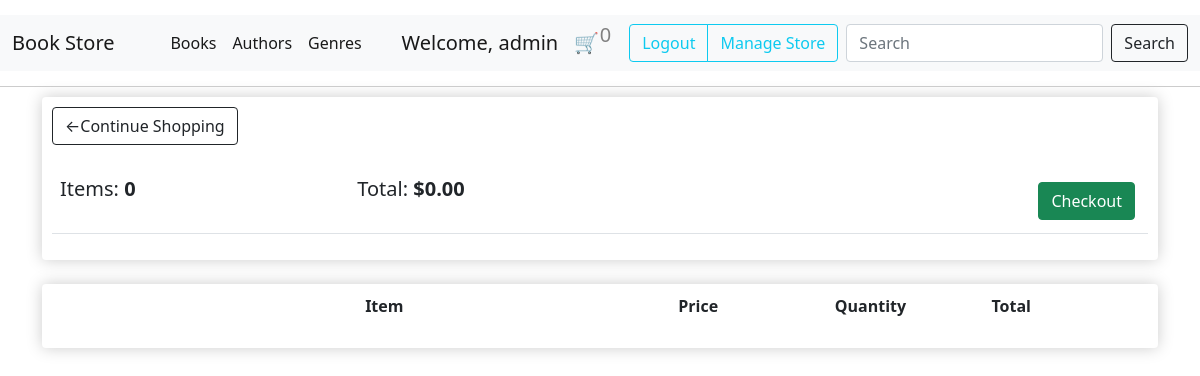
The page /cart/ (signed in) on the database as committed earlier.
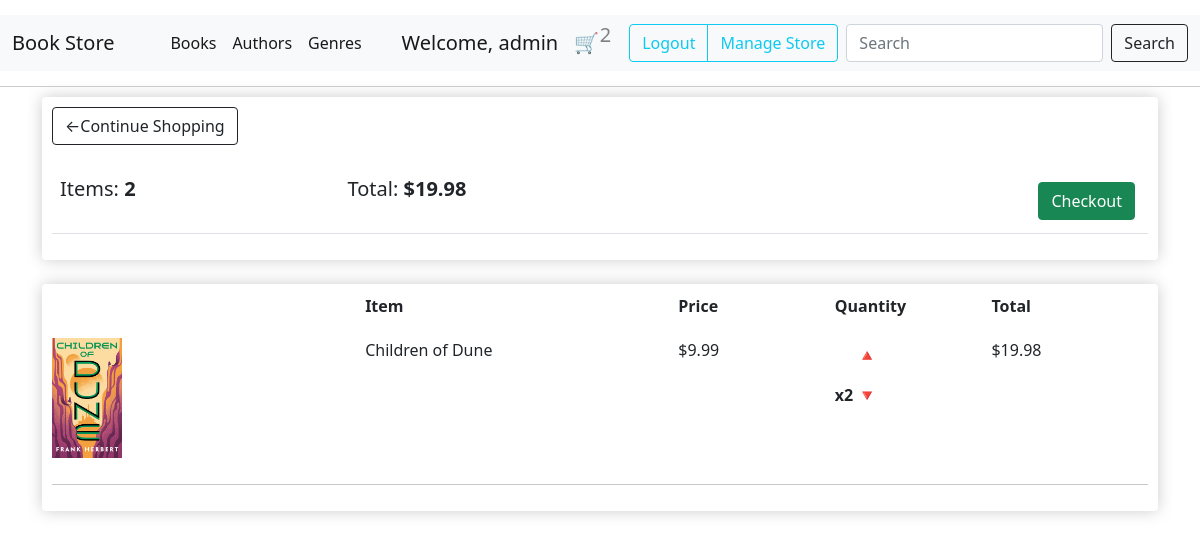
The same page on the database as committed later.
### cart/models.py (models this page shows, shortened)
class OrderItem(models.Model):
    product = models.ForeignKey(Book, on_delete=models.SET_NULL, null=True)
    order = models.ForeignKey(Order, on_delete=models.SET_NULL, null=True)
    quantity = models.IntegerField(default=0, null=True, blank=True)
    date_added = models.DateTimeField(auto_now_add=True)

### catalog/models.py (models this page shows, shortened)
class Book(models.Model):
    author = models.ForeignKey(Author, on_delete=models.SET_NULL, null=True)
    genre = models.ManyToManyField(Genre, help_text="Select a genre for this book")
    title = models.CharField(max_length=100)
    price = models.FloatField()
    stock = models.BooleanField(default=True)
    coverpage = models.FileField(upload_to="media/coverpage/")
    description = models.TextField()

### cart/views.py (the view)
# urls.py: path("", include("cart.urls")),
def cart(request):
    if request.user.is_authenticated:
        user = request.user
        order, created = Order.objects.get_or_create(user=user, complete=False)
        items = order.orderitem_set.all()
        for item in items:
            item.total_price = item.product.price * item.quantity
        cartItems = order.get_cart_items()  # Calculate cartItems
    else:
        items = []
        order = {"get_cart_total": 0, "get_cart_items": 0}
        cartItems = order["get_cart_items"]  # Initialize cartItems for anonymous users
    cart_total, quantity_total = calculate_cart_totals(items)
    context = {
        "items": items,
        "cartItems": cartItems,
        "cart_total": cart_total,
        "quantity_total": quantity_total,
    }
    return render(request, "cart.html", context=context)

### cart/models.py (called while the page is built)
    def get_cart_items(self):
        items = self.orderitem_set.all()
        total_items = sum(item.quantity for item in items)
        return total_items

### cart/views.py (called while the page is built)
def calculate_cart_totals(items):
    cart_total = sum(item.product.price * item.quantity for item in items)
    quantity_total = sum(item.quantity for item in items)
    return cart_total, quantity_total

### cart/templates/cart.html (shortened to what this page needs)
{% extends 'base.html' %}
{% load static %}
{% block content %}
<div class="container mx-auto">
    <div class="row">
        <div class="col-lg-12">
            <div class="box-element">
                <a class="btn btn-outline-dark" href="{% url 'books' %}">&#x2190;Continue Shopping</a>
                <br>
                <br>
                <table class="table">
                    <tr>
                        <th>
                            <h5>Items: <strong>{{ quantity_total }}</strong></h5>
                        </th>
                        <th>
                            <h5>Total: <strong>${{ cart_total|floatformat:2 }}</strong></h5>
                        </th>
                        <th><a style="float:right; margin:5px;" class="btn btn-success"
                                href="{% url 'checkout' %}">Checkout</a>
                        </th>
                    </tr>
                </table>
            </div>
            <br>
            <div class="box-element">
                <div class="cart-row">
                    <div style="flex:2"><strong></strong></div>
                    <div style="flex:2"><strong>Item</strong></div>
                    <div style="flex:1"><strong>Price</strong></div>
                    <div style="flex:1"><strong>Quantity</strong></div>
                    <div style="flex:1"><strong>Total</strong></div>
                </div>
                {% for item in items %}
                <div class="cart-row">
                    <div style="flex: 2"><img src="{{ item.product.coverpage.url }}" alt="{{ item.product.title }}"
                            style="width: 70px; height: 120px;"></div>
                    <div style="flex: 2">
                        <p>{{ item.product.title }}</p>
                    </div>
                    <div style="flex: 1">
                        <p>${{ item.product.price }}</p>
                    </div>
                    <div style="flex: 1">
                        <p class="quantity">x{{ item.quantity }}</p>
                        <div class="quantity">
                            <p data-product="{{ item.product.id }}" data-action="add" class="chg-quantity update-cart">
                                &#x1F53A;</p>
                            <p data-product="{{ item.product.id }}" data-action="remove"
                                class="chg-quantity update-cart">
                                &#x1F53B;</p>
                        </div>
                    </div>
                    <div style="flex: 1">${{ item.total_price|floatformat:2 }}</div>
                </div>
                <hr>
                {% endfor %}
            </div>
        </div>
    </div>
</div>
{% endblock %}

### catalog/templates/base.html (shortened to what this page needs)
<!DOCTYPE html>
<html lang="en">
{% load static %}
<head>
    <link href="https://cdn.jsdelivr.net/npm/bootstrap@5.0.2/dist/css/bootstrap.min.css" rel="stylesheet"
>
    <link rel="stylesheet" type="text/css" href="{% static 'css/styles.css' %}">
</head>
<body>
    <nav class="navbar navbar-expand-lg navbar-light bg-light">
        <div class="container-fluid">
            <a class="navbar-brand" href="{% url 'books' %}">Book Store</a>
            <div class="collapse navbar-collapse justify-content-center" id="navbarTogglerDemo02">
                <ul class="navbar-nav mb-2 mb-lg-0">
                    <li class="nav-item">
                        <a class="nav-link active" aria-current="page" href="{% url 'books' %}">Books</a>
                    </li>
                    <li class="nav-item">
                        <a class="nav-link active" aria-current="page" href="{% url 'authors' %}">Authors</a>
                    </li>
                    <li class="nav-item">
                        <a class="nav-link active" aria-current="page" href="{% url 'genre-list' %}">Genres</a>
                    </li>
                </ul>
            </div>
            {% if user.is_authenticated %}
            <div class="navbar-brand">
                <div class="mr-3">
                    <span>Welcome, {{ user.username }} </span>
                </div>
            </div>
            {% endif %}
            <a href="{% url 'cart' %}">
                <button class="cart-icon btn btn-custom" style="margin-right: 30px;">
                    &#128722; <span id="cart-total">{{ cartItems }}</span>
                </button>
            </a>
            {% if user.is_authenticated %}
            <div class="btn-group me-2" role="group" aria-label="User Actions">
                <a href="{% url 'logout' %}?next={{ request.path }}" class="btn btn-outline-info">Logout</a>
                {% if user.is_authenticated %}
                {% if user.is_superuser %}
                {% for group in user.groups.all %}
                {% if group.name == 'Book Store Staff' %}
                <a href="{% url 'manage-catalog' %}" class="btn btn-outline-info btn-inline"
                    style="white-space: nowrap;">
                    <span style="display: inline-block;">Manage Store</span></a>
                {% endif %}
                {% endfor %}
                {% endif %}
                {% endif %}
            </div>
            {% endif %}
            <form class="d-flex" method="GET" action="{% url 'search-results' %}">
                <input class="form-control me-2" type="search" name="q" placeholder="Search" aria-label="Search">
                <button class="btn btn-outline-dark" type="submit">Search</button>
            </form>
        </div>
    </nav>
    <div class="navbar-separator"></div>
    {% block content %}
    {% endblock %}
</body>
</html>

Rows that differ between the two databases and show on the page:
added OrderItem: product.coverpage (picture), product "Children of Dune", product.price "9.99", quantity "2", total_price "19.98"
Other text that changed with them:
{{ cartItems }}: "0" → "2"
{{ quantity_total }}: "0" → "2"
{{ cart_total|floatformat:2 }}: "0.00" → "19.98"
